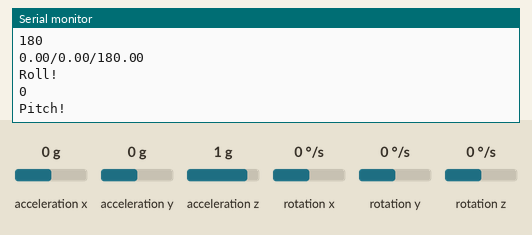
Bench run of a sketch on a simulated ESP8266 (NodeMCU). On the bench: the last lines printed to the serial monitor. Wiring (inferred from the names in the program): MPU-9250 motion sensor at I2C address 0x68. The test bench sets the inputs (shaded band); at power-on: acceleration x 0 g, rotation x 0 °/s, acceleration z 1 g, acceleration y 0 g, rotation y 0 °/s, rotation z 0 °/s. WiFi joins after 1.5 s; servers stay silent unless stated.

Above: at 2.8 s.
2.9 s: acceleration x set to -1.4 g
At 3.6 s:
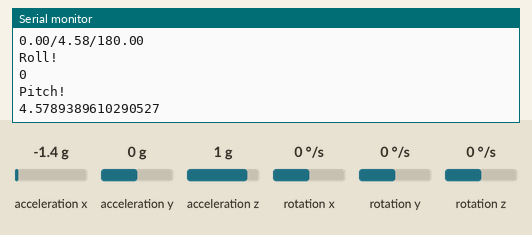
5.9 s: rotation x set to -192 °/s
At 6.7 s:
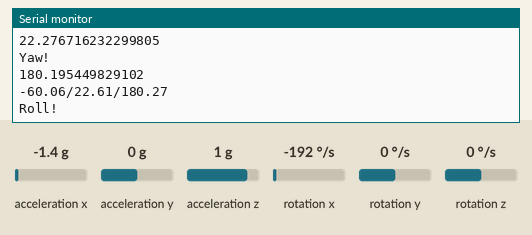
8.9 s: acceleration z set to -0.1 g
At 9.4 s:
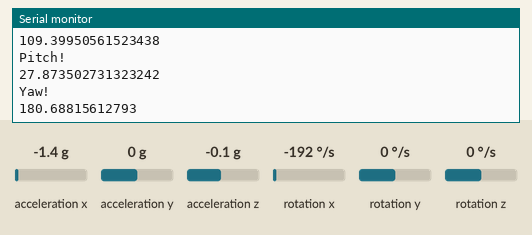
11.9 s: acceleration y set to -1.4 g
At 12.8 s:
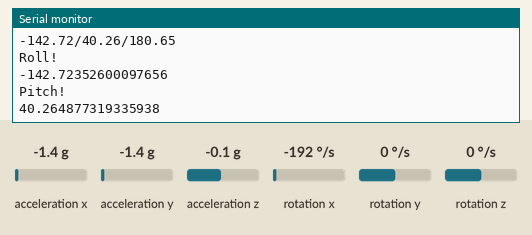
13.4 s: rotation y set to -192 °/s
At 14.0 s:
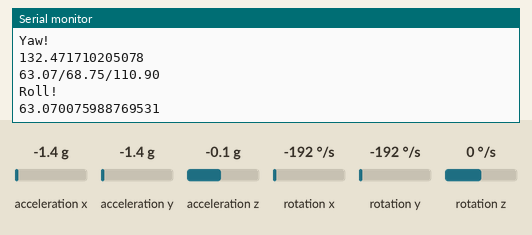
16.4 s: rotation z set to -100 °/s
At 17.4 s:
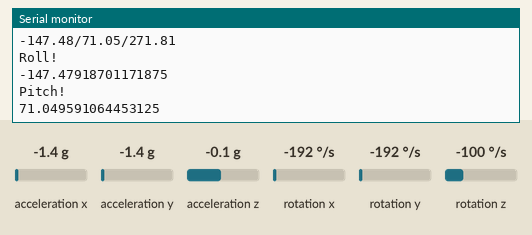
Timing chart, 0 to 19.4 s (numbered marks = the images above; inputs shaded):
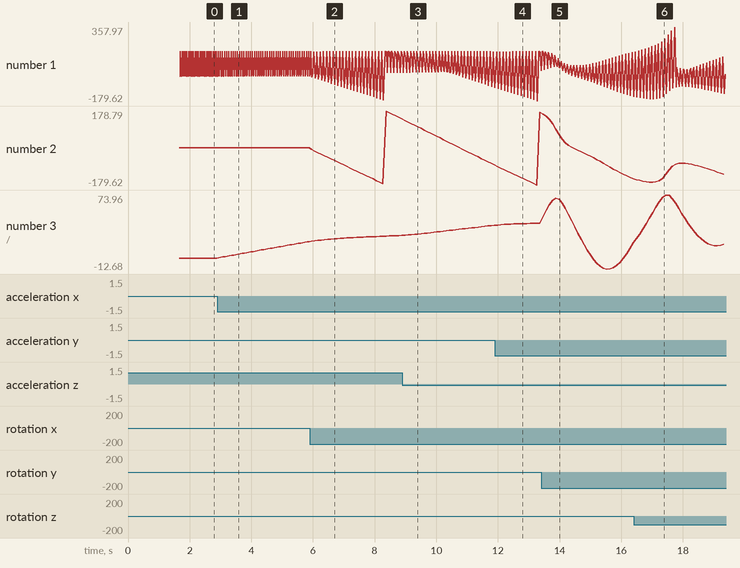

The sketch:

ArduinoMadgwickWireles.ino
```cpp
#include <Wire.h>
#include <ESP8266WiFi.h>
#include <WiFiUdp.h>
#include <String.h>
#include <stdio.h>
#include <MadgwickAHRS.h>

const char* ssid = "Jazz";
const char* password = "mogambo123";

WiFiUDP Udp;
unsigned int localUdpPort = 4310;  // local port to listen on
char incomingPacket[255];  // buffer for incoming packets
char  replyPacket1[] = "ggg ggg gggggg";


int ledPin = 13;

Madgwick filter;
unsigned long microsPerReading, microsPrevious;
float accelScale, gyroScale;

//initializations

float accAngleX, accAngleY, gyroAngleX, gyroAngleY, gyroAngleZ;
float roll, pitch, yaw;
float AccErrorX, AccErrorY, GyroErrorX, GyroErrorY, GyroErrorZ;
float elapsedTime, currentTime, previousTime;
int c = 0;

// MPU9250 Slave Device Address
const uint8_t MPU9250SlaveAddress = 0x68;

// Pins for serial data
const uint8_t scl = D6;
const uint8_t sda = D7;

// sensitivity scale factor of accelerometer and gyroscope
const uint16_t AccelScaleFactor = 16384;
const uint16_t GyroScaleFactor = 131;

// MPU9250 few configuration register addresses
const uint8_t MPU9250_REGISTER_SMPLRT_DIV   =  0x19;
const uint8_t MPU9250_REGISTER_USER_CTRL    =  0x6A;
const uint8_t MPU9250_REGISTER_PWR_MGMT_1   =  0x6B;
const uint8_t MPU9250_REGISTER_PWR_MGMT_2   =  0x6C;
const uint8_t MPU9250_REGISTER_CONFIG       =  0x1A;
const uint8_t MPU9250_REGISTER_GYRO_CONFIG  =  0x1B;
const uint8_t MPU9250_REGISTER_ACCEL_CONFIG =  0x1C;
const uint8_t MPU9250_REGISTER_FIFO_EN      =  0x23;
const uint8_t MPU9250_REGISTER_INT_ENABLE   =  0x38;
const uint8_t MPU9250_REGISTER_ACCEL_XOUT_H =  0x3B;
const uint8_t MPU9250_REGISTER_SIGNAL_PATH_RESET  = 0x68;

int16_t AccelX, AccelY, AccelZ, Temperature, GyroX, GyroY, GyroZ;

void setup() {
  Serial.begin(9600);
  Wire.begin(sda, scl);
  MPU9250_Init();

  filter.begin(25);
  // initialize variables to pace updates to correct rate
  microsPerReading = 1000000 / 25;
  microsPrevious = micros();

 // Serial.begin(115200);
  Serial.println();

  Serial.printf("Connecting to %s ", ssid);
  WiFi.begin(ssid, password);
  while (WiFi.status() != WL_CONNECTED)
  {
    delay(500);
    Serial.print(".");
  }
  Serial.println(" connected");

  Udp.begin(localUdpPort);
  Serial.printf("Now listening at IP %s, UDP port %d\n", WiFi.localIP().toString().c_str(), localUdpPort);

}


void I2C_Write(uint8_t deviceAddress, uint8_t regAddress, uint8_t data){
  Wire.beginTransmission(deviceAddress);
  Wire.write(regAddress);
  Wire.write(data);
  Wire.endTransmission();
}

// read all 14 register
void Read_RawValue(uint8_t deviceAddress, uint8_t regAddress){
  Wire.beginTransmission(deviceAddress);
  Wire.write(regAddress);
  Wire.endTransmission();
  Wire.requestFrom(deviceAddress, (uint8_t)14);
  AccelX = (((int16_t)Wire.read()<<8) | Wire.read());
  AccelY = (((int16_t)Wire.read()<<8) | Wire.read());
  AccelZ = (((int16_t)Wire.read()<<8) | Wire.read());
  Temperature = (((int16_t)Wire.read()<<8) | Wire.read());
  GyroX = (((int16_t)Wire.read()<<8) | Wire.read());
  GyroY = (((int16_t)Wire.read()<<8) | Wire.read());
  GyroZ = (((int16_t)Wire.read()<<8) | Wire.read());
}

//configure MPU9250
void MPU9250_Init(){
  delay(150);
  I2C_Write(MPU9250SlaveAddress, MPU9250_REGISTER_SMPLRT_DIV, 0x07);
  I2C_Write(MPU9250SlaveAddress, MPU9250_REGISTER_PWR_MGMT_1, 0x01);
  I2C_Write(MPU9250SlaveAddress, MPU9250_REGISTER_PWR_MGMT_2, 0x00);
  I2C_Write(MPU9250SlaveAddress, MPU9250_REGISTER_CONFIG, 0x00);
  I2C_Write(MPU9250SlaveAddress, MPU9250_REGISTER_GYRO_CONFIG, 0x00);//set +/-250 degree/second full scale
  I2C_Write(MPU9250SlaveAddress, MPU9250_REGISTER_ACCEL_CONFIG, 0x00);// set +/- 2g full scale
  I2C_Write(MPU9250SlaveAddress, MPU9250_REGISTER_FIFO_EN, 0x00);
  I2C_Write(MPU9250SlaveAddress, MPU9250_REGISTER_INT_ENABLE, 0x01);
  I2C_Write(MPU9250SlaveAddress, MPU9250_REGISTER_SIGNAL_PATH_RESET, 0x00);
  I2C_Write(MPU9250SlaveAddress, MPU9250_REGISTER_USER_CTRL, 0x00);
}
void loop() {
  float Ax, Ay, Az, T, Gx, Gy, Gz;
  unsigned long microsNow;

  Read_RawValue(MPU9250SlaveAddress, MPU9250_REGISTER_ACCEL_XOUT_H);

  //divide each with their sensitivity scale factor
  Ax = (float)AccelX/AccelScaleFactor;
  Ay = (float)AccelY/AccelScaleFactor;
  Az = (float)AccelZ/AccelScaleFactor;
  T = (float)Temperature/340+36.53; //temperature formula
  Gx = (float)GyroX/GyroScaleFactor;
  Gy = (float)GyroY/GyroScaleFactor;
  Gz = (float)GyroZ/GyroScaleFactor;

   microsNow = micros();
  if (microsNow - microsPrevious >= microsPerReading) {
    // update the filter, which computes orientation
    filter.updateIMU(Gx, Gy, Gz, Ax, Ay, Az);

    // print the heading, pitch and roll
    roll = filter.getRoll();
    pitch = filter.getPitch();
    yaw = filter.getYaw();

  Serial.print(roll);
  Serial.print("/");
  Serial.print(pitch);
  Serial.print("/");
  Serial.println(yaw);

     // increment previous time, so we keep proper pace
    microsPrevious = microsPrevious + microsPerReading;
    // Print the values on the serial monitor

  }

//// Calculating the Roll and the Pitch from the accelerometer data
//  accAngleX = (atan(Ay / sqrt(pow(Ax, 2) + pow(Az, 2))) * 180 / PI) - 0.58; // AccErrorX ~(0.58)
//  accAngleY = (atan(-1 * Ax / sqrt(pow(Ay, 2) + pow(Az, 2))) * 180 / PI) + 1.58; // AccErrorY ~(-1.58)
//
////reading gyroscope data
//  previousTime = currentTime;        // The Previous time is stored before the actual time read
//  currentTime = millis();            // Current time
//  elapsedTime = (currentTime - previousTime) / 1000; // Dividing by 1000 to get seconds
//
//// Correcting the outputs with the calculated error values
//  Gx = Gx - 1.94; // GyroErrorX ~(1.94)
//  Gy = Gy ; // GyroErrorY ~
//  Gz = Gz ; // GyroErrorZ ~
//
//// Currently the raw values are in degrees per seconds, deg/s, so we need to multiply by seconds to get the angle in degrees
//  gyroAngleX = gyroAngleX + Gx * elapsedTime; // deg/s * s = deg
//  gyroAngleY = gyroAngleY + Gy * elapsedTime;
//  yaw =  yaw + Gz * elapsedTime;    ////////////////////////////////////////////////////////
//// Complementary filter - combining the acceleromter and gyro angle values
//  roll = 0.96 * gyroAngleX + 0.04 * accAngleX;    //////////////////////////////////////////
//  pitch = 0.96 * gyroAngleY + 0.04 * accAngleY;   //////////////////////////////////////////


  Serial.println("Roll!");
  char replyPacket[30];
  gcvt(roll, 30, replyPacket);
  Serial.println(replyPacket);
  Serial.println("Pitch!");
  char replyPacket2[30];
  gcvt(pitch, 30, replyPacket2);
  Serial.println(replyPacket2);


  Serial.println("Yaw!");
  char replyPacket3[30];
  gcvt(yaw, 15, replyPacket3);
  Serial.println(replyPacket3);
  Udp.beginPacket("192.168.43.28", 4210);
   //Serial.println("Roll1");
   Udp.write(replyPacket);
  // Serial.println("Pitch1!");
   Udp.write(replyPacket2);
   //Serial.println("Yaw1!");
   Udp.write(replyPacket3);
   Udp.endPacket();

  int packetSize = Udp.parsePacket();

  if (packetSize)
  {
    // receive incoming UDP packets
    Serial.printf("Received %d bytes from %s, port %d\n", packetSize, Udp.remoteIP().toString().c_str(), Udp.remotePort());
    int len = Udp.read(incomingPacket, 255);
    if (len > 0)
    {
      incomingPacket[len] = 0;
    }
    Serial.printf("UDP packet contents: %s\n", incomingPacket);

    // send back a reply, to the IP address and port we got the packet from
    Udp.beginPacket(Udp.remoteIP(), Udp.remotePort());
    Udp.write(replyPacket);
    Udp.write(",");
    Udp.write(replyPacket2);
    Udp.write(",");
    Udp.write(replyPacket3);
    Udp.endPacket();
  }


  delay(10);
}
```

Measured:
- after the input at 2.9 s, the serial monitor: prints a new line at once (image 1)
- plotted number 3: 0 → 19.38 after the input at 2.9 s
